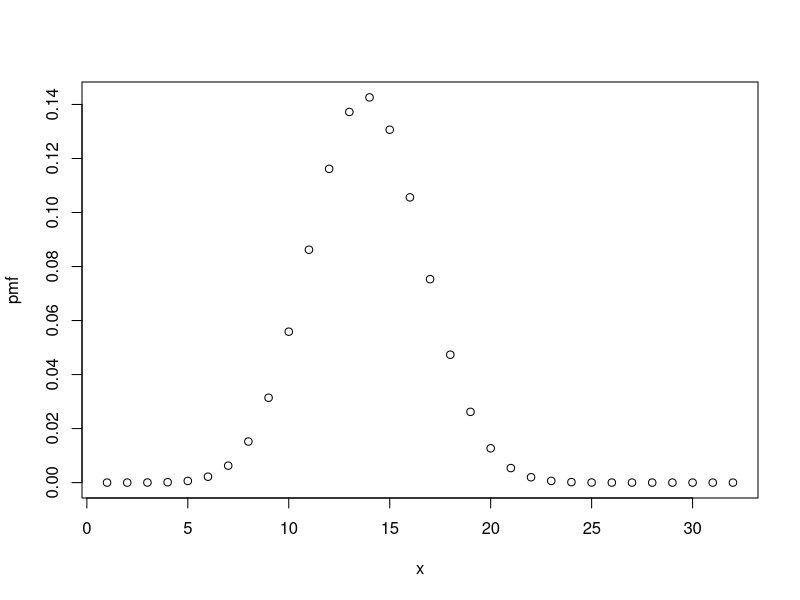
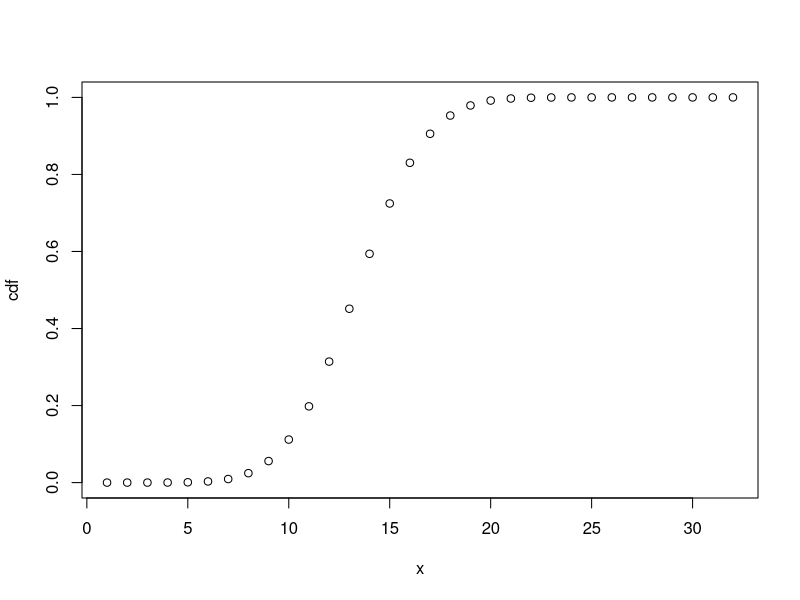

Write the R code that produced these figures, in order.
#Q1
p1=pbinom(9,12,1/6)-pbinom(6,12,1/6)
print(p1)
p2=dbinom(7,12,1/6)+dbinom(8,12,1/6)+dbinom(9,12,1/6)
print(p2)


#Q2
p3=1-pnorm(84,72,15.2)
print(p3)
p4=pnorm(100,84,15.2)
print(p4)

#Q3
p5=dpois(0,5)
print(p5)
p6=ppois(50,50)-ppois(47,50)
print(p6)


#Q4
p7=dhyper(3,17,233,5)
print(p7)


#Q5
x=seq(0:31)
pmf=dbinom(x,31,0.447)
plot(x,pmf)
cdf=pbinom(x,31,0.447)
plot(x,cdf)
n=31
np=n*pmf
mean=np
var=np*(1-0.447)
sd=sqrt(var)
print(sd)

